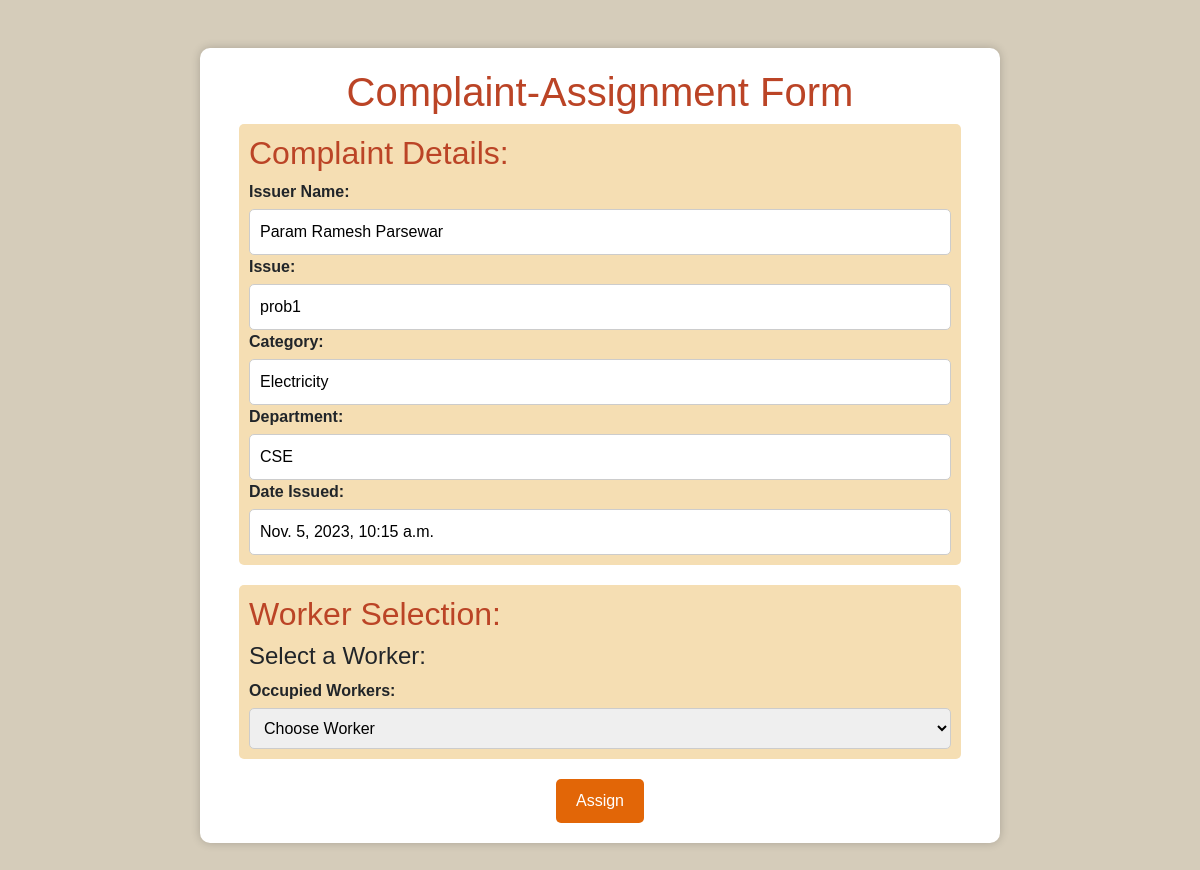
The app's page /assign-worker/5/ (signed in) with its own data.
### ComplaintMS/models.py (models this page shows, shortened)
class Complaints(models.Model):
    class Status_Choices(Enum):
        Opened = 'Opened'
        In_progress='In_progress'
        Resolved = 'Resolved'
        Closed = 'Closed'
    issuer = models.ForeignKey(Student,on_delete=models.SET_NULL,null=True,related_name='issuer')
    domain = models.ForeignKey(Domain,on_delete=models.SET_NULL,null=True)
    category = models.ForeignKey(Category,on_delete=models.SET_NULL,null=True)
    issue = models.TextField()
    status = models.CharField(
        max_length=50,
        choices = [(S.name,S.value) for S in Status_Choices],
        default = Status_Choices.Opened.value
    )
    date_issued=models.DateTimeField(auto_now_add=True)
    date_resolved=models.DateTimeField(null=True,blank=True)
    date_assigned = models.DateTimeField(null=True,blank=True)
    is_unaddressed= models.BooleanField(default=True)
    is_deleted=models.BooleanField(default=False)
    assignee = models.ForeignKey('Workers',on_delete=models.SET_NULL,null=True)
    assigner=models.ForeignKey(Administrator,on_delete=models.SET_NULL,null=True,related_name='assigner')

class CustomUser(AbstractUser):
    username = None
    email = models.EmailField(unique=True)
    name = models.CharField(max_length=100)
    class Types(models.TextChoices):
        Administrator = "Administrator","ADMINISTRATOR"
        Student = "Student","STUDENT"
    default_type = Types.Student
    USERNAME_FIELD='email'
    REQUIRED_FIELDS=[]
    objects = CustomUserManager()
    type = models.CharField('Type', max_length=255, choices=Types.choices, default=default_type)

class Category(models.Model):
    class Category_Choices(Enum):
        Electricity='Electricity'
        Carpentry='Carpentry'
        Plumbing='Plumbing'
        Food='Food'
        Water='Water'
        Cleaning='Cleaning'
    name = models.CharField(
        max_length=50,
        choices=[(C.name,C.value) for C in Category_Choices],
        default=Category_Choices.Cleaning.value
    )
    def __str__(self):
        return self.name

class Domain(models.Model):
    class Domain_Choices(Enum):
        Hostel='Hostel'
        Library='Library'
        Department='Department'
    domain = models.CharField(max_length=20,
                            choices=[(D.name,D.value) for D in Domain_Choices],
                            default=Domain_Choices.Hostel.value)
    domain_name = models.CharField(max_length=50,null=False)

### ComplaintMS/views.py (the view, shortened to what this page needs)
# urls.py: path('assign-worker/<complaint_id>/',views.assign_worker,name='assign_worker'),
@ login_required(login_url='my_login_administrator')
def assign_worker(request,complaint_id):
    cmp_obj=Complaints.objects.get(id=complaint_id)
    available_workers=Workers.objects.filter(Q(status='Available'),Q(category=cmp_obj.category))
    occupied_workers=Workers.objects.filter(Q(status='Occupied'),Q(category=cmp_obj.category)).order_by('task_count')
    return render(request,'assign_worker.html',context={'cmp':cmp_obj,
                                                        'available_workers':available_workers,
                                                        'occupied_workers':occupied_workers})

### ComplaintMS/templates/assign_worker.html (shortened to what this page needs)
{% extends 'base.html' %}
{% block links %}
{% load static %}
<link rel="stylesheet" href="/static/css/assign_worker.css">
{% endblock %}
{% block content %}
    <div class="container mt-5 mb-5">
        <form method="POST" class="d-flex flex-column align-items-center">
        <h1 class="mytxt">Complaint-Assignment Form</h1>
        <div class="section complaint-details my_divs">
            <h2 class="mytxt">Complaint Details:</h2>
            <label for="issuer-name">Issuer Name:</label>
            <input type="text" id="issuer-name" value="{{cmp.issuer.name}}" readonly>
            <label for="issue">Issue:</label>
            <input type="text" id="issue" value="{{cmp.issue}}" readonly>
            <label for="category">Category:</label>
            <input type="text" id="category" value="{{cmp.category}}" readonly>
            <label for="department">Department:</label>
            <input type="text" id="department" value="{{cmp.domain.domain_name}}" readonly>
            <label for="date-issued">Date Issued:</label>
            <input type="text" id="date-issued" value="{{cmp.date_issued}}" readonly>
        </div>
        <div class="section worker-selection my_divs">
            <h2 class="mytxt">Worker Selection:</h2>
            <h4>Select a Worker:</h4>
            {% if available_workers %}
            <label for="workers">Unoccupied Workers:</label>
            <select id="workers" name="worker1">
                <!-- <option value="worker1">Worker 1</option>
                <option value="worker2">Worker 2</option>
                <option value="worker3">Worker 3</option>
                <option value="worker4">Worker 4</option> -->
                <option value='-1' selected disabled hidden>Choose Worker</option>
                {% for w in available_workers %}
                <option value="{{w.id}}" >{{w.name}} ({{w.phone}})</option>
                {% endfor %}
            </select>
            {% else %}
            <label for="workers">Occupied Workers:</label>
            <select id="workers" name="worker2">
                <option value='-1' selected disabled hidden>Choose Worker</option>
            </select>
            {% endif %}
        </div>
        <button class="mybtn" type="submit">Assign</button>
    </form>
    </div>
{% endblock %}

### ComplaintMS/static/css/base.css (style rules this page uses)
.mybtn { background-color: rgb(226, 102, 7); color:white; }
.mytxt { color: rgb(187, 68, 38); }

### ComplaintMS/static/css/assign_worker.css (style rules this page uses)
body { font-family: Arial, sans-serif; background-color: rgb(213, 204, 186); margin: 0; padding: 0; }
.container { max-width: 800px; margin: 0 auto; padding: 20px; background-color: #FFF; box-shadow: 0 0 10px rgba(0, 0, 0, 0.2); border-radius: 10px; margin-top: 20px; }
.section { margin-bottom: 20px; }
.complaint-details { background-color: wheat; padding: 10px; border-radius: 5px; }
.worker-selection { background-color: wheat; padding: 10px; border-radius: 5px; }
label { font-weight: bold; }
select, input { width: 100%; padding: 10px; border: 1px solid #ccc; border-radius: 5px; margin-top: 5px; }
button { background-color: #008CBA; color: white; padding: 10px 20px; border: none; border-radius: 5px; cursor: pointer; }
.my_divs { width: 95%; }

### records on screen
Complaints: issuer.name "Param Ramesh Parsewar", issue "prob1", category "Electricity", domain.domain_name "CSE", date_issued "Nov. 5, 2023, 10:15 a.m."
